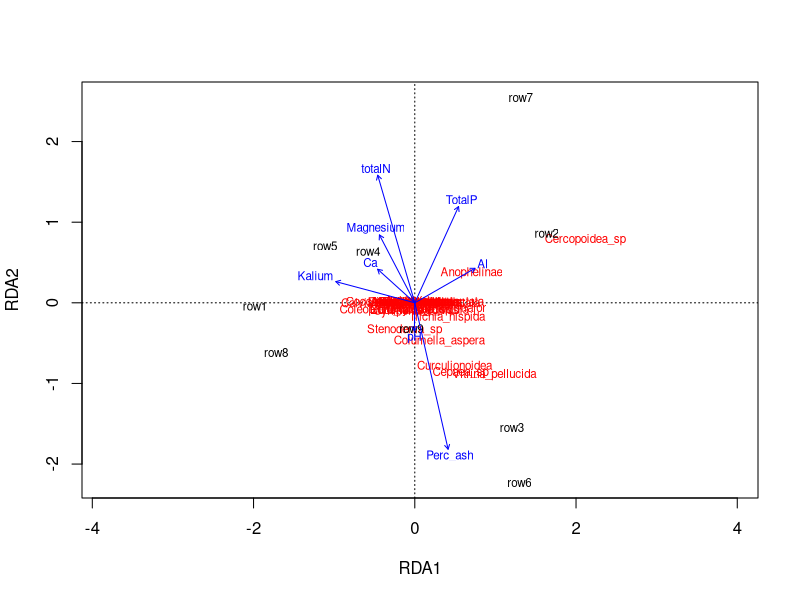

R code for this plot:
# For this week it's time to start exploring your own ideas and questions in R.
  # There are at least five options in the dataset to create the following comparisons.

# (Q1 - 12 pts) Use the dataset from the tutorial to complete one redundancy analysis (RDA) with variance partitioning on a different community (NOT the nematodes).
  # Explain the ecological importance of your significant predictor variables, or the importance if none are significant for your community.

library(readxl)

setwd("C:/GitHub/Rolecki-R4Ecol/Week 8")

abiotic.tibble <- read_excel("Penaetal_2016_data.xlsx", sheet = "Abiotic factors")
abiotic <- as.data.frame(abiotic.tibble)

invert.tibble <- read_excel("Penaetal_2016_data.xlsx", sheet = "Invertebrate_community")
invert <- as.data.frame(invert.tibble)
head(invert)

abiotic.names <- paste(abiotic$Land_Use, abiotic$Parcel)
abiotic$names <- abiotic.names


invert.names <- paste(invert$Landuse, invert$Parcel)
invert$names <- invert.names

abiotic.means <- aggregate(x = abiotic, by = list(abiotic$names), FUN = "mean")
invert.means <- aggregate(x = invert, by = list(invert$names), FUN = "mean")

head(abiotic.means)
head(invert.means)

abiotic.invert <- merge(abiotic.means, invert.means, by = "Group.1", all = FALSE)

abiotic.unmerged <- abiotic.invert[,7:15]
invert.unmerged <- abiotic.invert[,19:50]


#abiotic.means1 <- abiotic.unmerged[,-16] 
#abiotic.means2 <- abiotic.means1[,-1:-6] 
#abiotic.means1 <- sapply(abiotic.means2, as.numeric ) 
#abiotic.means1 <- as.data.frame(abiotic.means2) 

#invert.means1 <- invert.unmerged[,-1:-3]
#invert.means2 <- invert.means1[,-70]
#invert.means2 <- sapply(invert.means2, as.numeric)
#invert.means2 <- as.data.frame(invert.means2)


abiotic.unmerged1<- sapply(abiotic.unmerged, as.numeric)
abiotic.unmerged1 <- as.data.frame(abiotic.unmerged1)
invert.unmerged1 <- sapply(invert.unmerged, as.numeric)
invert.unmerged1 <- as.data.frame(invert.unmerged1)


abiotic.means$Group.1==invert.means$Group.1


library(vegan)
colnames(abiotic.unmerged)
ord <- rda(invert.unmerged1 ~ pH + totalN + Perc_ash + Kalium + Magnesium + Ca + Al + TotalP + OlsenP, abiotic.unmerged1)
ord

anova(ord)
plot(ord)  
# (Q2 - 12 pts) Then use the dataset from the tutorial to create a linear model related to your RDA. Try multiple predictors to find the best fit model.
  # Explain the ecological importance of the significant predictors, or lack of significant predictors.

# (Q3 - 6 pts) Provide a 3-4 sentence synthesis of how these results relate to one another and the value of considering both together for interpreting biotic-abiotic interactions.


